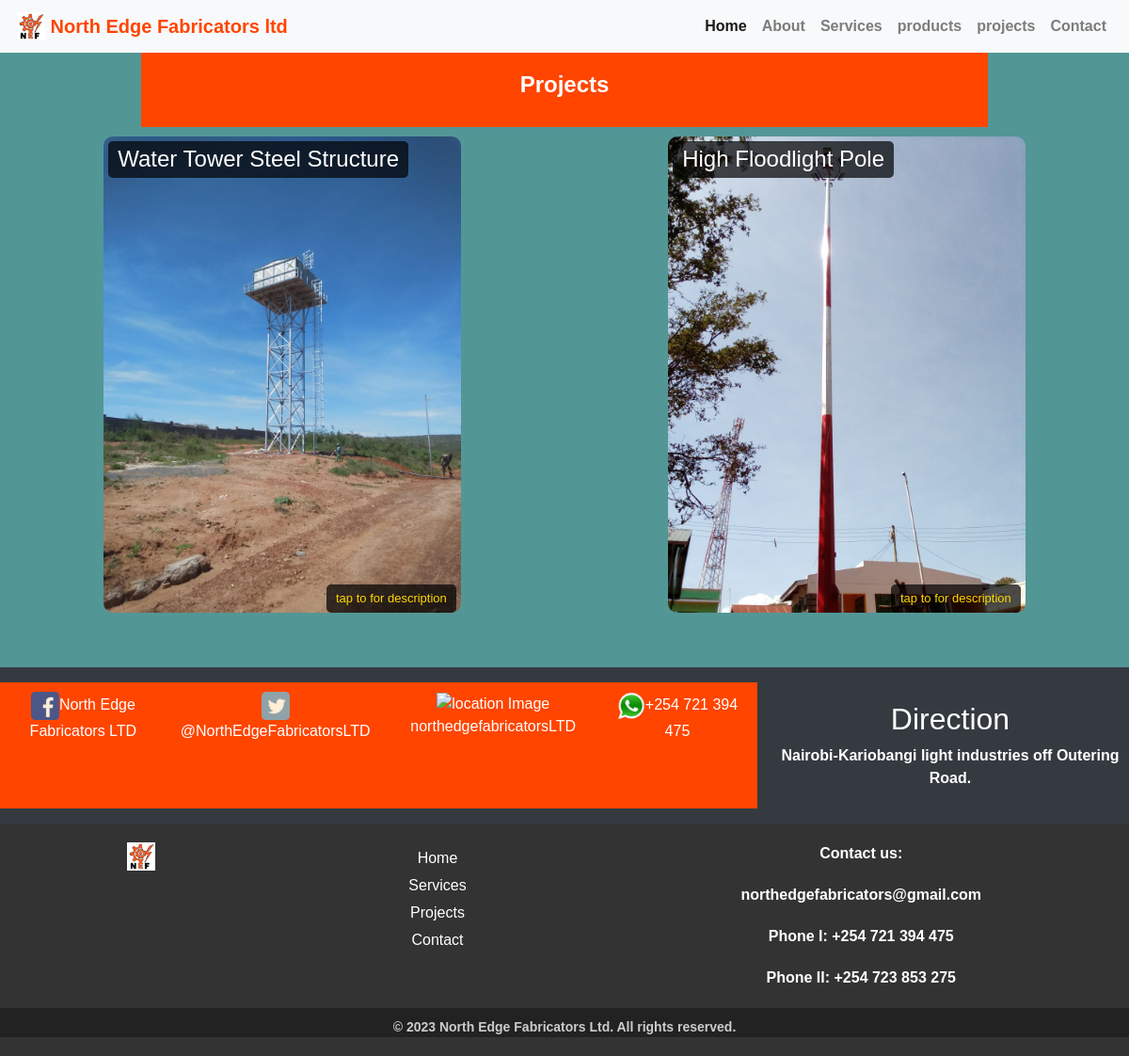
Page /projects/ on the earlier database version.
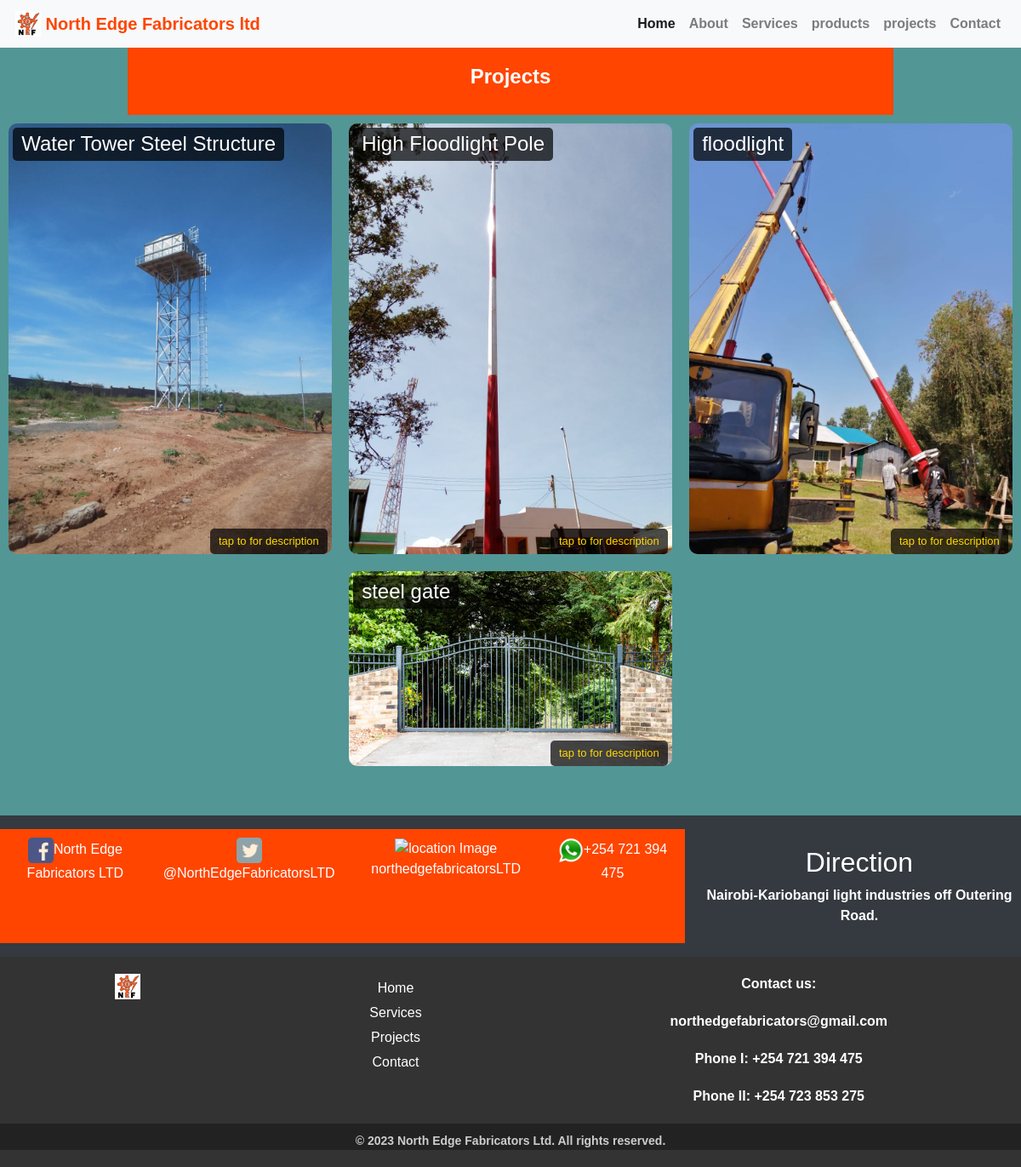
Same page on the later database version.
### homeapp/models.py (models this page shows, shortened)
class Project(models.Model):
    name = models.CharField(max_length=100)
    description = models.TextField()
    project_image = models.ImageField(upload_to='project_images/', default='default_image.jpg')
    is_ongoing = models.BooleanField(default=True)

### homeapp/views.py (the view)
# urls.py: path("projects/", views.projects_view, name='projects'),
def projects_view(request):
    projects = Project.objects.all()
    context = {'projects': projects}
    return render(request, 'homeapp/projects.html', context)

### homeapp/templates/homeapp/projects.html (shortened to what this page needs)
{% extends 'homeapp/base.html' %}
{% load static %}
{% block content %}
<header class="container">
      <h1><b>Projects</b></h1>
</header>
<section class="projects-container">
      {% for project in projects %}
            <div class="project">
            <img src="{{project.project_image.url}}" alt="Project 1" class="project-image">
            <h1 class="project-title">{{project.name}}</h1>
                  <div class="project-description-caller">tap to for description</div>
            </div>
      {% endfor %}
  </section>
{% endblock %}

Differences in the rows shown:
added Project: project_image (picture), name "floodlight"
added Project: project_image (picture), name "steel gate"
